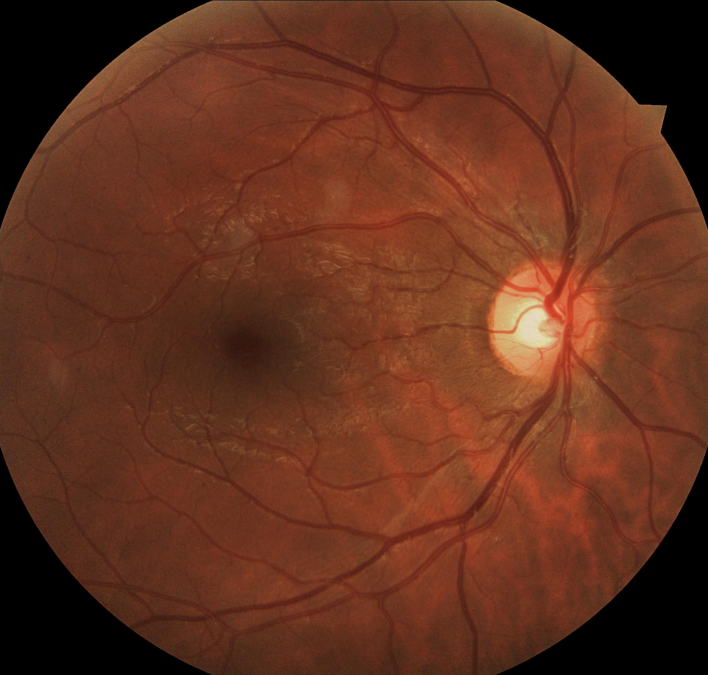
%> input picture mFiles/gs4.jpg, 2124 x 2024 px (shown at 1/3 size)
$ octave INeedJesus.m   (GNU Octave 9; MATLAB toolbox functions it lacks are replaced by stand-ins)
%> lines starting %> are read from the running program, lines starting %| are printed output that depends on the picture; in (x1, y1, x2, y2) boxes, pixels count from 0 and x2, y2 are one past the last pixel; in counts of white or black regions, pixels touching at a corner belong together; the program's own positions count from 1
### mFiles/GetCrop.m
function cropped_img = GetCrop(img)
%%this function helps create a bounding box to be used with the Chenvese active
%%contours.
[x,y]=size(img);

horizontal_middle = x / 2;
vertical_middle = y / 2;
top_bound = horizontal_middle - 400;
bottom_bound = horizontal_middle + 100;

% [9 lines of commented-out code are left out]
first_crop = imcrop(img, [0 top_bound x 800]);
%how does the above line work
[width, height] = size(first_crop);

disp(width);
disp(height);
figure, imshow(first_crop), title('first crop');

bool = getSide(first_crop, horizontal_middle);

%first if statement takes care of the OD on the left side
if(bool == 0)
    left_bound = vertical_middle - 500;
    cropped_img = imcrop(first_crop, [0 0 width left_bound]);
    %B = imcrop(A,[xmin ymin width height]);
else if(bool == 1)
    right_bound = vertical_middle + 500;
    cropped_img = imcrop(first_crop, [width 0 right_bound height]);
    %[xmin ymin width height]
end
end
% [89 lines of commented-out code are left out]

### mFiles/getSide.m
function bool = getSide(img, horizontal_middle)

%%this function decides which side of the image the OD is on so that we can
%%create a better bounding box to pass to chenevese algorithm
%%it will pass a zero if it is on the left and a 1 if it is on the right

gray = rgb2gray(img);
superGray = imadjust(gray);
bw = im2bw(superGray);
[x,y] = size(bw);
figure, imshow(bw), title('bw');

disp(x);
disp(y);
L_counter = 0;
R_counter = 0;

for i = 1:x,
    for j = 1:horizontal_middle,
        if bw(i, j) == 1
            L_counter = L_counter + 1;
        end
    end
end


for i = 1:x,
    for j = horizontal_middle:y,
        if bw(i, j) == 1
            R_counter = R_counter + 1;
        end
    end
end

bool = 0;

if L_counter > R_counter,
    bool = 0;
end
if R_counter > L_counter,
    bool = 1;

end
disp('bool value is (0 = OD on left side, 1 = OD on right side): ');
disp(bool);


### mFiles/INeedJesus.m
  clear;
I=imread('gs4.jpg');
%> I is the input picture: size 2024x2124x3 uint8; mean R, G, B 98.8, 49.5, 30.5
I=rgb2gray(I);
%> I: size 2024x2124 uint8
I = histeq(I);

hy = fspecial('sobel');
hx = hy';
Iy = imfilter(double(I), hy, 'replicate');
Ix = imfilter(double(I), hx, 'replicate');
gradmag = sqrt(Ix.^6 + Iy.^6);


figure, imshow(gradmag,[]), title('Gradient magnitude (gradmag)')
L = watershed(gradmag);
Lrgb = label2rgb(L);
 figure, imshow(L), title('Watershed transform of gradient magnitude (Lrgb)')

 se = strel('disk', 20);
Io = imopen(I, se);
figure
imshow(Io), title('Opening (Io)')


Ie = imerode(I, se);
Iobr = imreconstruct(Ie, I);
figure
imshow(Iobr), title('Opening-by-reconstruction (Iobr)')

Ioc = imclose(Io, se);
figure
imshow(Ioc), title('Opening-closing (Ioc)')

newIoc = imregionalmax(Ioc);
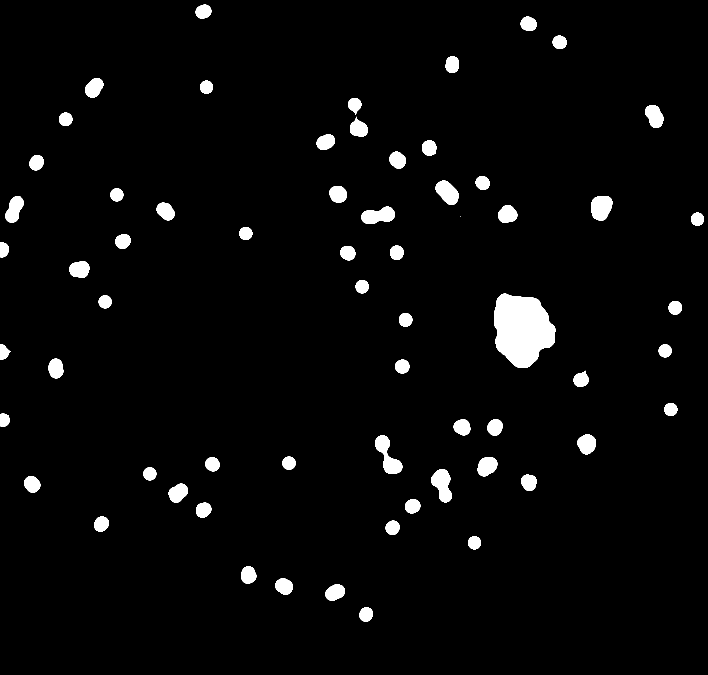
%> newIoc: size 2024x2124 logical (shown at 1/3 size); 3.3% white; 64 white regions (1 under 20 px), largest, box (x1, y1, x2, y2) and area: (1482, 881, 1666, 1103) 29888, (1126, 1306, 1207, 1421) 4207, (1293, 1407, 1356, 1507) 3945
figure,
imshow(newIoc), title('newIoc regional Max');

Iobrd = imdilate(Iobr, se);
Iobrcbr = imreconstruct(imcomplement(Iobrd), imcomplement(Iobr));
Iobrcbr = imcomplement(Iobrcbr);
figure
imshow(Iobrcbr), title('Opening-closing by reconstruction (Iobrcbr)')

fgm = imregionalmax(Iobrcbr);
%> fgm: size 2024x2124 logical; 8.3% white; 19 white regions, largest, box (x1, y1, x2, y2) and area: (363, 155, 800, 378) 45428, (115, 2, 757, 443) 35031, (1478, 860, 1689, 1111) 32198
figure
imshow(fgm), title('Regional maxima of opening-closing by reconstruction (fgm)')

fgm = fgm & ~bwareaopen(fgm,12000);
%> fgm: size 2024x2124 logical; 0.89% white; 5 white regions, box (x1, y1, x2, y2) and area: (860, 1782, 1153, 1898) 11881, (1129, 1577, 1378, 1705) 11363, (1374, 1328, 1522, 1452) 6818, (1130, 249, 1246, 322) 4933, (1396, 1587, 1478, 1676) 3077
figure, imshow(fgm), title('bwareaopen');

newfgm = GetCrop(fgm);
%> in GetCrop, `first_crop = imcrop(img, [0 top_bound x 800]);`:
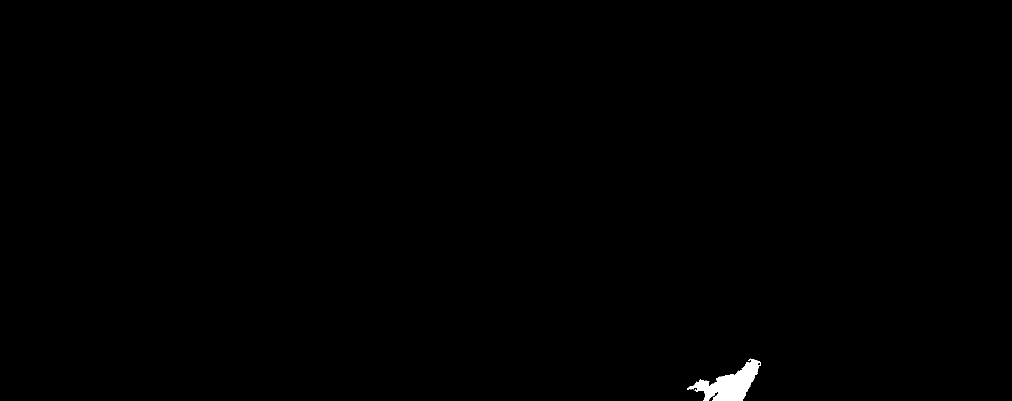
%> first_crop: size 801x2024 logical (shown at 1/2 size); 0.33% white; 1 white region, box (x1, y1, x2, y2) and area: (1374, 717, 1522, 801) 5384
%| 801
%| 2024
%| 801
%| 2024
%> after the loop in getSide, `for i = 1:x,`: L_counter = 0
%> after the loop in getSide, `for i = 1:x,`: R_counter = 5384
%> in GetCrop, `bool = getSide(first_crop, horizontal_middle);`: bool = 1
%> in GetCrop, `cropped_img = imcrop(first_crop, [width 0 right_bound height]);`:
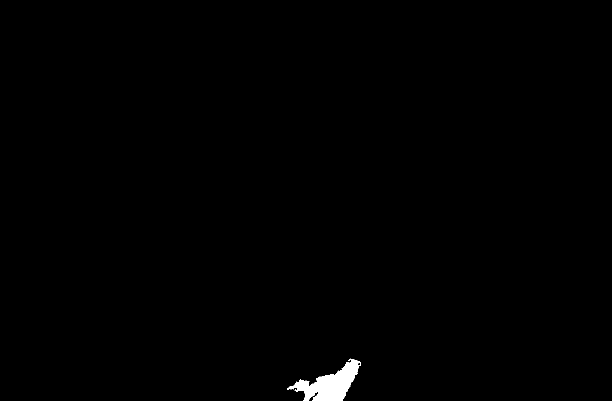
%> cropped_img: size 801x1224 logical (shown at 1/2 size); 0.55% white; 1 white region, box (x1, y1, x2, y2) and area: (574, 717, 722, 801) 5384


I2 = I;
I2(fgm) = 255;
%> I2: size 2024x2124 uint8; min 32, max 255, mean 130.4
figure
imshow(I2), title('Regional maxima superimposed on original image (I2)')

se2 = strel(ones(5,5));
fgm2 = imclose(fgm, se2);
%> fgm2: size 2024x2124 logical; 0.93% white; 5 white regions, box (x1, y1, x2, y2) and area: (860, 1782, 1153, 1898) 12887, (1129, 1577, 1378, 1705) 11766, (1374, 1328, 1522, 1452) 7075, (1130, 249, 1246, 322) 5102, (1396, 1587, 1478, 1676) 3159
fgm3 = imerode(fgm2, se2);
%> fgm3: size 2024x2124 logical; 0.77% white; 6 white regions (1 under 20 px), largest, box (x1, y1, x2, y2) and area: (864, 1785, 1150, 1893) 10438, (1132, 1580, 1375, 1702) 9826, (1380, 1331, 1520, 1448) 5883, (1134, 253, 1243, 320) 4339, (1399, 1589, 1471, 1674) 2448

fgm4 = bwareaopen(fgm3, 20);
I3 = I;
I3(fgm4) = 255;
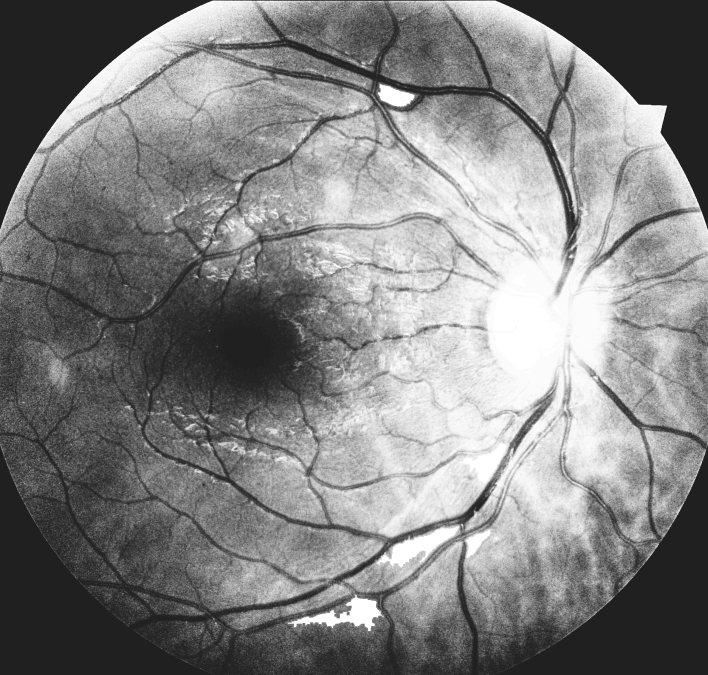
%> I3: size 2024x2124 uint8 (shown at 1/3 size); min 32, max 255, mean 130.4; mean of the top-left, top-right, bottom-left and bottom-right quarters 117.2, 162.6, 87, 154.7
figure
imshow(I3)
title('Modified regional maxima superimposed on original image (fgm4)')

bw = im2bw(Iobrcbr, graythresh(Iobrcbr));
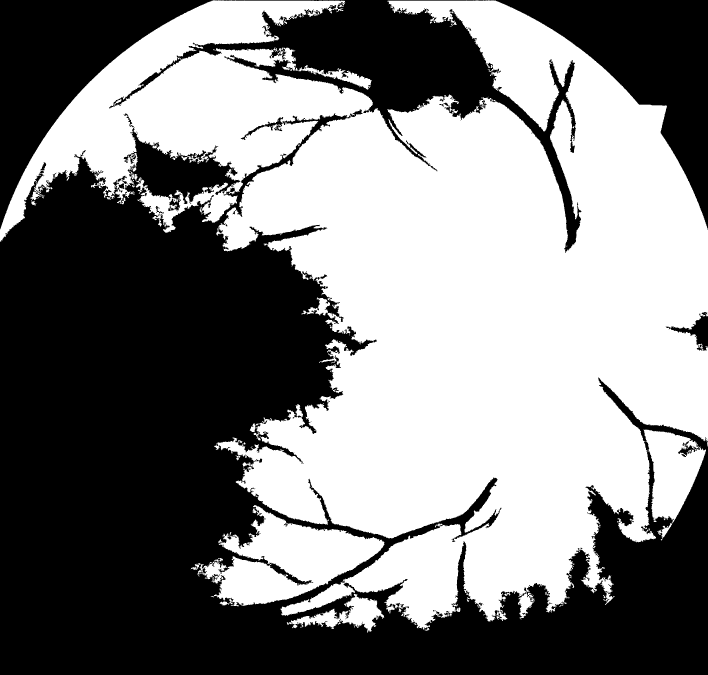
%> bw: size 2024x2124 logical (shown at 1/3 size); 50.3% white; 3 black regions, box (x1, y1, x2, y2) and area: (0, 328, 2124, 2024) 1633897, (0, 0, 2124, 758) 498760, (1997, 936, 2124, 1052) 4552
figure
imshow(bw), title('Thresholded opening-closing by reconstruction (bw)')

D = bwdist(bw);
DL = watershed(D);
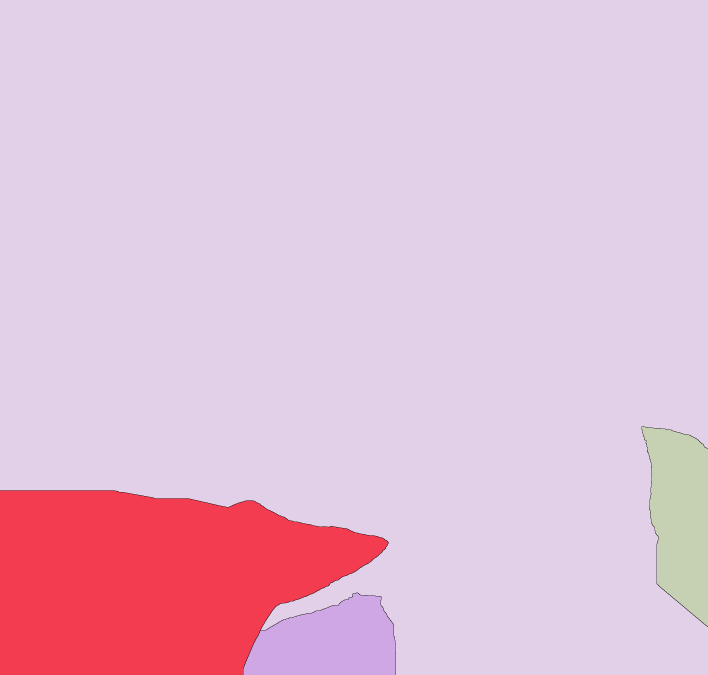
%> DL: size 2024x2124 uint8 (shown at 1/3 size); 5 distinct labels, from 0 to 4; one colour per label, 0 black
bgm = DL == 0;
%> bgm: size 2024x2124 logical; 0.09% white in thin lines or dots, all inside (x1, y1, x2, y2) = (0, 1279, 2124, 2024)
figure
imshow(bgm), title('Watershed ridge lines (bgm)')

gradmag2 = imimposemin(gradmag, bgm | fgm4);

L = watershed(gradmag2);

I4 = I;
I4(imdilate(L == 0, ones(3, 3)) | bgm | fgm4) = 255;
figure
imshow(I4)
title('Markers and object boundaries superimposed on original image (I4)')

Lrgb = label2rgb(L, 'jet', 'w', 'shuffle');
figure
imshow(Lrgb)
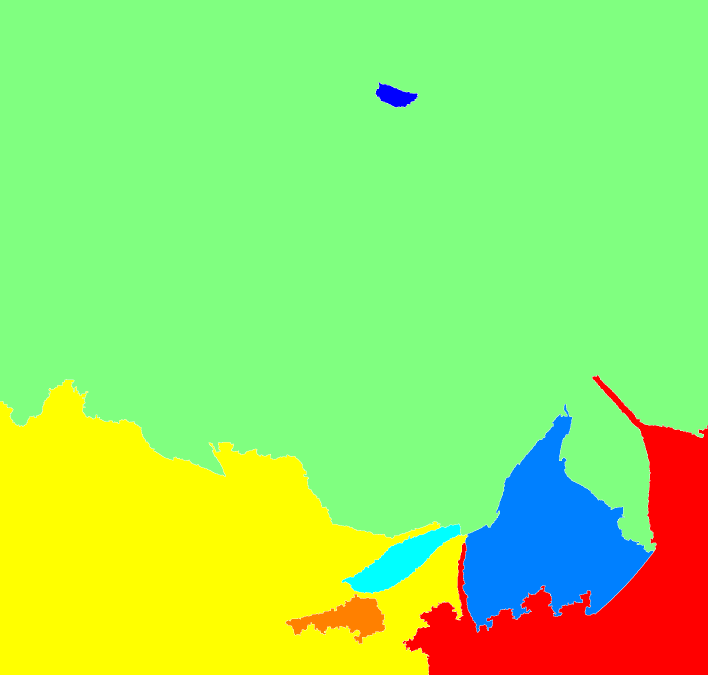
%> displayed picture: size 2024x2124x3, on the screen's scale of 0 to 255 (shown at 1/3 size); mean R, G, B 154.4, 232, 102.1
title('Colored watershed label matrix (Lrgb)')

figure
imshow(I)
hold on
himage = imshow(Lrgb);
himage.AlphaData = 0.3;
title('Lrgb superimposed transparently on original image')
%> figure, not shown here; shown at 1/3 size; its title reads 'Lrgb superimposed transparently on original image'
